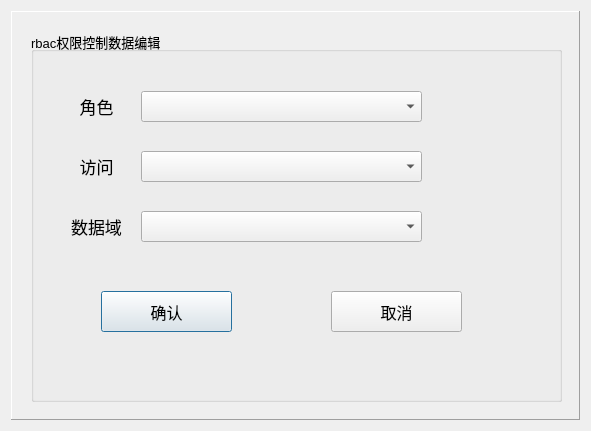
<?xml version="1.0" encoding="UTF-8"?>
<ui version="4.0">
 <class>TDialogRbacData</class>
 <widget class="QDialog" name="TDialogRbacData">
  <property name="geometry">
   <rect>
    <x>0</x>
    <y>0</y>
    <width>591</width>
    <height>431</height>
   </rect>
  </property>
  <property name="windowTitle">
   <string>RBAC编辑框</string>
  </property>
  <layout class="QGridLayout" name="gridLayout">
   <item row="0" column="0">
    <widget class="QFrame" name="frame">
     <property name="frameShape">
      <enum>QFrame::Panel</enum>
     </property>
     <property name="frameShadow">
      <enum>QFrame::Raised</enum>
     </property>
     <widget class="QGroupBox" name="groupBox">
      <property name="geometry">
       <rect>
        <x>20</x>
        <y>20</y>
        <width>531</width>
        <height>371</height>
       </rect>
      </property>
      <property name="font">
       <font>
        <pointsize>10</pointsize>
       </font>
      </property>
      <property name="title">
       <string>rbac权限控制数据编辑</string>
      </property>
      <widget class="QLabel" name="label">
       <property name="geometry">
        <rect>
         <x>30</x>
         <y>60</y>
         <width>71</width>
         <height>31</height>
        </rect>
       </property>
       <property name="font">
        <font>
         <pointsize>13</pointsize>
         <bold>false</bold>
        </font>
       </property>
       <property name="text">
        <string>角色</string>
       </property>
       <property name="alignment">
        <set>Qt::AlignCenter</set>
       </property>
      </widget>
      <widget class="QLabel" name="label_2">
       <property name="geometry">
        <rect>
         <x>30</x>
         <y>180</y>
         <width>71</width>
         <height>31</height>
        </rect>
       </property>
       <property name="font">
        <font>
         <pointsize>13</pointsize>
         <bold>false</bold>
        </font>
       </property>
       <property name="text">
        <string>数据域</string>
       </property>
       <property name="alignment">
        <set>Qt::AlignCenter</set>
       </property>
      </widget>
      <widget class="QPushButton" name="pushButton">
       <property name="geometry">
        <rect>
         <x>70</x>
         <y>260</y>
         <width>131</width>
         <height>41</height>
        </rect>
       </property>
       <property name="font">
        <font>
         <pointsize>12</pointsize>
        </font>
       </property>
       <property name="text">
        <string>确认</string>
       </property>
      </widget>
      <widget class="QPushButton" name="pushButton_2">
       <property name="geometry">
        <rect>
         <x>300</x>
         <y>260</y>
         <width>131</width>
         <height>41</height>
        </rect>
       </property>
       <property name="font">
        <font>
         <pointsize>12</pointsize>
        </font>
       </property>
       <property name="text">
        <string>取消</string>
       </property>
      </widget>
      <widget class="QLabel" name="label_3">
       <property name="geometry">
        <rect>
         <x>30</x>
         <y>120</y>
         <width>71</width>
         <height>31</height>
        </rect>
       </property>
       <property name="font">
        <font>
         <pointsize>13</pointsize>
         <bold>false</bold>
        </font>
       </property>
       <property name="text">
        <string>访问</string>
       </property>
       <property name="alignment">
        <set>Qt::AlignCenter</set>
       </property>
      </widget>
      <widget class="QComboBox" name="comboBox_name">
       <property name="geometry">
        <rect>
         <x>110</x>
         <y>60</y>
         <width>281</width>
         <height>31</height>
        </rect>
       </property>
      </widget>
      <widget class="QComboBox" name="comboBox_access">
       <property name="geometry">
        <rect>
         <x>110</x>
         <y>120</y>
         <width>281</width>
         <height>31</height>
        </rect>
       </property>
      </widget>
      <widget class="QComboBox" name="comboBox_domain">
       <property name="geometry">
        <rect>
         <x>110</x>
         <y>180</y>
         <width>281</width>
         <height>31</height>
        </rect>
       </property>
      </widget>
     </widget>
    </widget>
   </item>
  </layout>
 </widget>
 <resources/>
 <connections>
  <connection>
   <sender>pushButton</sender>
   <signal>clicked()</signal>
   <receiver>TDialogRbacData</receiver>
   <slot>accept()</slot>
   <hints>
    <hint type="sourcelabel">
     <x>164</x>
     <y>309</y>
    </hint>
    <hint type="destinationlabel">
     <x>295</x>
     <y>215</y>
    </hint>
   </hints>
  </connection>
  <connection>
   <sender>pushButton_2</sender>
   <signal>clicked()</signal>
   <receiver>TDialogRbacData</receiver>
   <slot>reject()</slot>
   <hints>
    <hint type="sourcelabel">
     <x>394</x>
     <y>309</y>
    </hint>
    <hint type="destinationlabel">
     <x>295</x>
     <y>215</y>
    </hint>
   </hints>
  </connection>
 </connections>
</ui>
